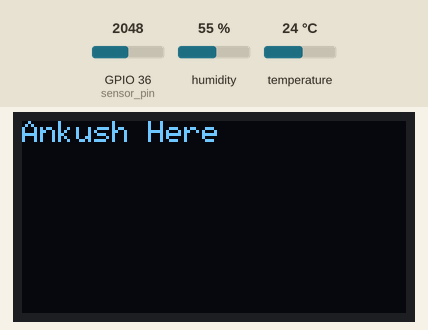
The sketch below on a simulated ESP32. On the bench: 128×64 one-colour display. Inputs (shaded band) come from the test bench; at power-on: GPIO 36 (sensor_pin) = 2048, humidity 55 %, temperature 24 °C. What the sketch prints to the serial monitor is not drawn.

Above: at 6.2 s.

The sketch:

ESP32_lcd_and_temp.ino
```cpp
/*
 WiFi Web Server LED Blink

 A simple web server that lets you blink an LED via the web.
 This sketch will print the IP address of your WiFi Shield (once connected)
 to the Serial monitor. From there, you can open that address in a web browser
 to turn on and off the LED on pin 5.

 If the IP address of your shield is yourAddress:
 http://yourAddress/H turns the LED on
 http://yourAddress/L turns it off

 This example is written for a network using WPA encryption. For
 WEP or WPA, change the Wifi.begin() call accordingly.

 Circuit:
 * WiFi shield attached
 * LED attached to pin 5

 created for arduino 25 Nov 2012
 by Tom Igoe

ported for sparkfun esp32
31.01.2017 by Jan Hendrik Berlin

 */

// #include <WiFi.h>
#include <SPI.h>
#include <Wire.h>
#include <Adafruit_GFX.h>
#include <Adafruit_SSD1306.h>
#include <SparkFunHTU21D.h>

//soil moisture sensor variable declaration
// #define AOUT_PIN 14 // // ESP32 pin GIOP36 (ADC0) that connects to AOUT pin of moisture sensor
// # define sensorPin 36
int sensor_pin = 36;
int Moisturedata;

//humidity and temprature value calculation
//Create an instance of the object
HTU21D myHumidity = HTU21D();

#define SCREEN_WIDTH 128  // OLED display width, in pixels
#define SCREEN_HEIGHT 64  // OLED display height, in pixels

// Declaration for an SSD1306 display connected to I2C (SDA, SCL pins)
#define OLED_RESET -1  // Reset pin # (or -1 if sharing Arduino reset pin)
Adafruit_SSD1306 display(SCREEN_WIDTH, SCREEN_HEIGHT, &Wire, OLED_RESET);

void setup() {
  Serial.begin(115200);

  Wire.begin();
  delay(10);

  //humidity and temprature setup
  myHumidity.begin();

  //trial code humidity and temprature setup
  //  bool status = myHumidity.begin();
  // if (!status) {
  //   Serial.println("Could not find a valid HUmidity sensor sensor, check wiring!");
  //   while (1);
  // }

  //lcd display setup
  if (!display.begin(SSD1306_SWITCHCAPVCC, 0x3C)) {
    Serial.println(F("SSD1306 allocation failed"));
    for (;;)
      ;  // Don't proceed, loop forever  //TODO  Take care here
  }
}

int value = 0;

//function for reading temprature and humidity
void Tempcal() {
  //  Wire.beginTransmission(0x40);
  float humd = myHumidity.readHumidity();
  float temp = myHumidity.readTemperature();

  Serial.print("Time:");
  Serial.print(millis());
  Serial.print(" Temperature:");
  Serial.print(temp, 1);
  Serial.print("C");
  Serial.print(" Humidity:");
  Serial.print(humd, 1);
  Serial.print("%");

  Serial.println();
  Wire.endTransmission();
}

void lcddisplay() {

  display.clearDisplay();

  display.setTextSize(1);       // Normal 1:1 pixel scale
  display.setTextColor(WHITE);  // Draw white text
  display.setCursor(0, 0);      // Start at top-left corner
  display.println(F("Ankush Here"));
  // display.println(F(myString));
  // display.println(F(data));
  display.display();
  delay(2000);
}

void Moisture() {
  int value = analogRead(sensor_pin);  // read the analog value from sensor

  Serial.print("The soil Moisture is : ");
  Serial.println(value);
  Serial.println(" ");
  delay(1000);

  // Moisturedata = analogRead(sensor_pin);
  // Moisturedata = map(Moisturedata, 550, 0, 0, 100);
  // Serial.print("Moisture : ");
  // Serial.print(Moisturedata);
  // Serial.println("%");
  // delay(1000);
}

// I2c Scan Function
void Itwoc() {
  int nDevices = 0;

  Serial.println("Scanning...");

  for (byte address = 1; address < 127; ++address) {
    // The i2c_scanner uses the return value of
    // the Wire.endTransmission to see if
    // a device did acknowledge to the address.
    Wire.beginTransmission(address);
    byte error = Wire.endTransmission();

    if (error == 0) {
      Serial.print("I2C device found at address 0x");
      if (address < 16) {
        Serial.print("0");
      }
      Serial.print(address, HEX);
      Serial.println("  !");

      ++nDevices;
    } else if (error == 4) {
      Serial.print("Unknown error at address 0x");
      if (address < 16) {
        Serial.print("0");
      }
      Serial.println(address, HEX);
    }
  }
  if (nDevices == 0) {
    Serial.println("No I2C devices found\n");
  } else {
    Serial.println("done\n");
  }
  delay(5000);  // Wait 5 seconds for next scan
}


void loop() {

  Itwoc();
  Tempcal();
  Moisture();
  lcddisplay();
}
```
